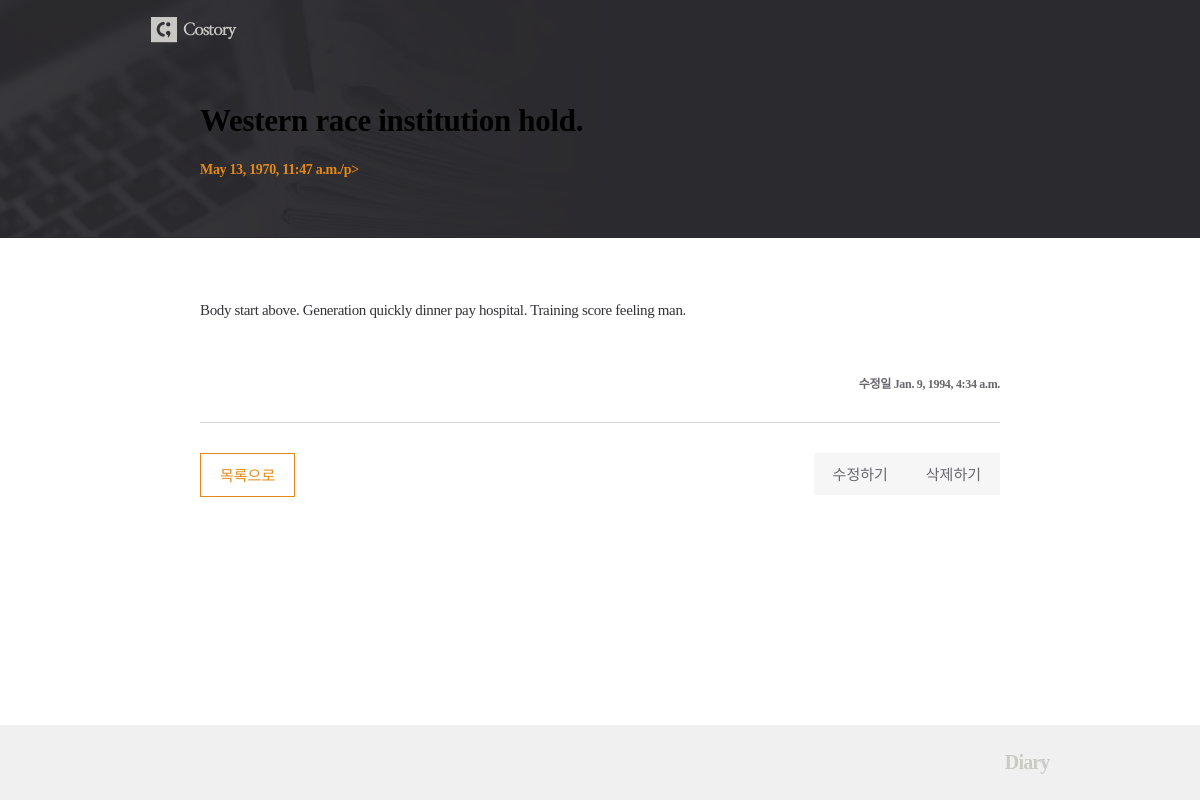
Page /posts/66/ on the committed database.
### posts/models.py (models this page shows, shortened)
class Post(models.Model):
    title = models.CharField(max_length=50, unique=True, error_messages={'unique': '이미 동일한 제목으로 쓴 글이 있습니다.'})
    content = models.TextField(validators=[MinLengthValidator(10, '10자 이상 적어주세요!'),
                                           validate_symbols])
    dt_created = models.DateTimeField(verbose_name='Date Created', auto_now_add=True)
    dt_modified = models.DateTimeField(verbose_name='Date Modified', auto_now=True)

### posts/views.py (the view)
# urls.py: path('posts/<int:post_id>/', views.post_detail, name='post-detail'),
def post_detail(request, post_id):
    post = get_object_or_404(Post, id=post_id)
    context = {"post": post}
    return render(request, 'posts/post_detail.html', context=context)

### posts/templates/posts/post_detail.html
{% extends 'posts/base.html' %}
{% load static %}
{% block css %}
    <link rel="stylesheet" href="{% static 'posts/css/post_detail.css' %}">
{% endblock css %}
{% block post_header %}
    <div class="container">
        <h1 class="title">{{ post.title }}</h1>
        <p class="date">{{ post.dt_created }}/p>
    </div>
{% endblock post_header %}
{% block content %}
    <div class="content">
        <p class="text">{{ post.content|linebreaksbr }}</p>
        <p class="date_md">수정일 <span>{{ post.dt_modified }}</span></p>
    </div>
    <div class="btn">
        <div class="btn_list"><a href="{% url 'post-list' %}">목록으로</a></div>
        <div class="right-btn">
            <div class="btn_modify"><a href={% url 'post-update' post.id %}>수정하기</a></div>
            <div class="btn_delete"><a href={% url 'post-delete' post.id %}> 삭제하기</a></div>
        </div>
    </div>
{% endblock content %}

### posts/static/posts/css/post_detail.css (style rules this page uses)
* { font-family: 'Maple', NanumMyeongjo, serif; }
h1,h2,h3,p,a,ul,li { margin: 0; padding: 0; font-weight: 200; list-style: none; text-decoration: none; outline: none; color: black; }
html { position: relative; min-height: 100%; margin: 0; }
body { min-height: 100%; margin: 0; padding: 0; background: #fff; -webkit-font-smoothing: antialiased; -moz-osx-font-smoothing: auto; }
.container { width: 800px; margin: 0 auto; }
.title { padding: 43px 0 23px; font-size: 31px; font-weight: bold; color: #ff; letter-spacing: -0.32px; }
.date { padding-bottom: 60px; font-size: 14px; font-weight: bold; color: #e38917; letter-spacing: -0.32px; }
.content { margin-top: 60px; padding-bottom: 30px; border-bottom: 1px solid #d8d8d8; }
.content .text { font-size: 15px; color: #333236; line-height: 1.73; letter-spacing: -0.35px; }
.content .date_md { padding-top: 50px; text-align: right; font-size: 12px; font-weight: bold; color: #69666d; letter-spacing: -0.32px; }
.btn { overflow: hidden; margin-top: 30px; }
.right-btn { float: right; }
.btn_list { float: left; }
.btn_delete { float: left; }
.btn_modify { margin-left: 16px; float: left; }
.btn_list a { display: inline-block; padding: 10px 19px 11px; color: #e38917; font-size: 15px; border: 1px solid #e38917; }
.btn_delete a { display: inline-block; padding: 10px 19px 11px; font-size: 15px; color: #69666d; background: #f6f6f6; }
.btn_modify a { display: inline-block; padding: 10px 19px 11px; font-size: 15px; color: #69666d; background: #f6f6f6; }

### rows in the picture
Post: title "Western race institution hold.", dt_created "May 13, 1970, 11:47 a.m.", content "Body start above. Generation quickly dinner pay hospital. Training score feeling man.", dt_modified "Jan. 9, 1994, 4:34 a.m."
